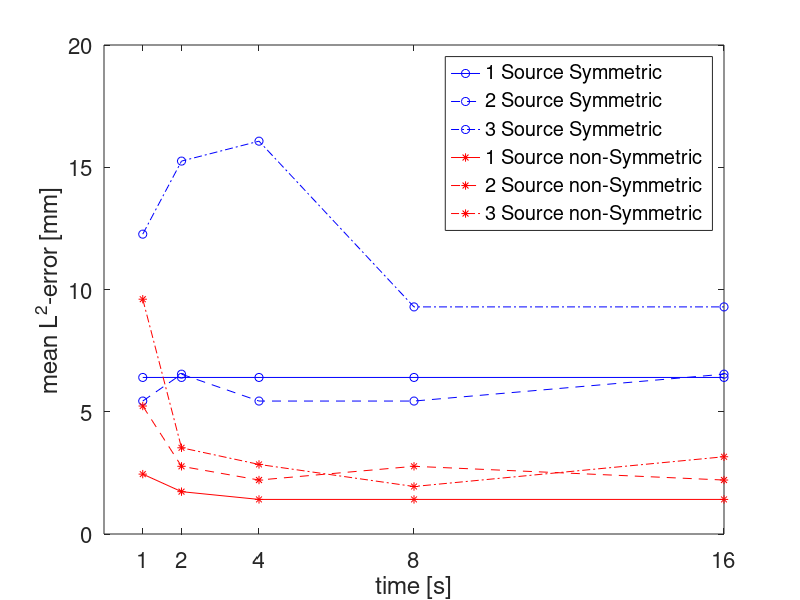
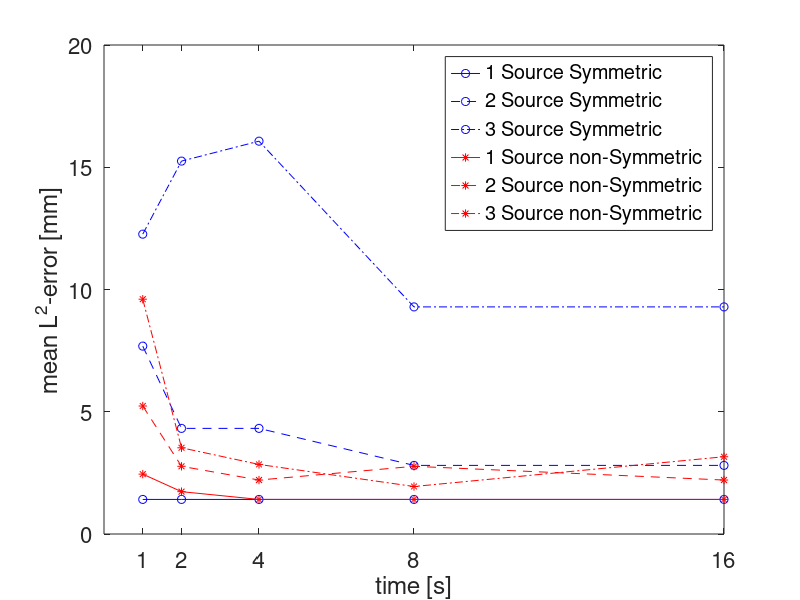

These figures' MATLAB source, in order:
clear all; close all;

T = ([1 2 4 8 16]);
lT = log([1 2 4 8 16]);

R3{1} = [ 2.4495 1.7321 1.4142 1.4142 1.4142];
R3{7} = [5.2348 2.7687 2.2071 2.7687 2.2071];
R3{8} = [9.6033  3.5262 2.8458 1.9428 3.1596];




% 60 Mbq at 1 second corresponds to 30 Mbq at 2 second, hence 1s has to be
% at 2 s
N{1} = [6.4031 6.4031 6.4031 6.4031 6.4031];
N{7} = [5.4376 6.5372 5.4376  5.4376  6.5372];
N{8} = [12.2635 15.2517 16.0665 9.2885  9.2885];


nN{1} = [1.4142 1.4142 1.4142 1.4142 1.4142];
nN{7} = [7.6844  4.3198  4.3198  2.8059  2.8059];
nN{8} = [12.2635 15.2517 16.0665 9.2885  9.2885];



figure(1)
plot(T,N{1},'b-o',T,N{7},'b--o',T,N{8},'b-.o')
hold on
plot(T,R3{1},'r-*',T,R3{7},'r--*',T,R3{8},'r-.*');
hold off
legend('1 Source Symmetric','2 Source Symmetric','3 Source Symmetric','1 Source non-Symmetric','2 Source non-Symmetric','3 Source non-Symmetric')
xlabel('time [s]'); ylabel('mean L^2-error [mm]')
set(gca, 'XTick',T, 'FontSize',16)

figure(2)
% plot(lT,nN{1},'b-o',lT,nN{7},'b--o',lT,nN{8},'b-.o')
% hold on
% plot(lT,R3{1},'r-*',lT,R3{7},'r--*',lT,R3{8},'r-.*');
% hold off
% legend('1 Source Symmetric','2 Source Symmetric','3 Source Symmetric','1 Source non-Symmetric','2 Source non-Symmetric','3 Source non-Symmetric')
% legend('1 Source R','2 Source R','3 Source R','1 Source N','2 Source N','3 Source N')
% xlabel('time [s]'); ylabel('mean L^2-error [mm]')
% set(gca,'XTick',lT, 'XTickLabel',{'1';'2';'4';'8';'16'}, 'FontSize',16)
plot(T,nN{1},'b-o',T,nN{7},'b--o',T,nN{8},'b-.o')
hold on
plot(T,R3{1},'r-*',T,R3{7},'r--*',T,R3{8},'r-.*');
hold off
legend('1 Source Symmetric','2 Source Symmetric','3 Source Symmetric','1 Source non-Symmetric','2 Source non-Symmetric','3 Source non-Symmetric')
xlabel('time [s]'); ylabel('mean L^2-error [mm]')
set(gca, 'XTick',T, 'FontSize',16)